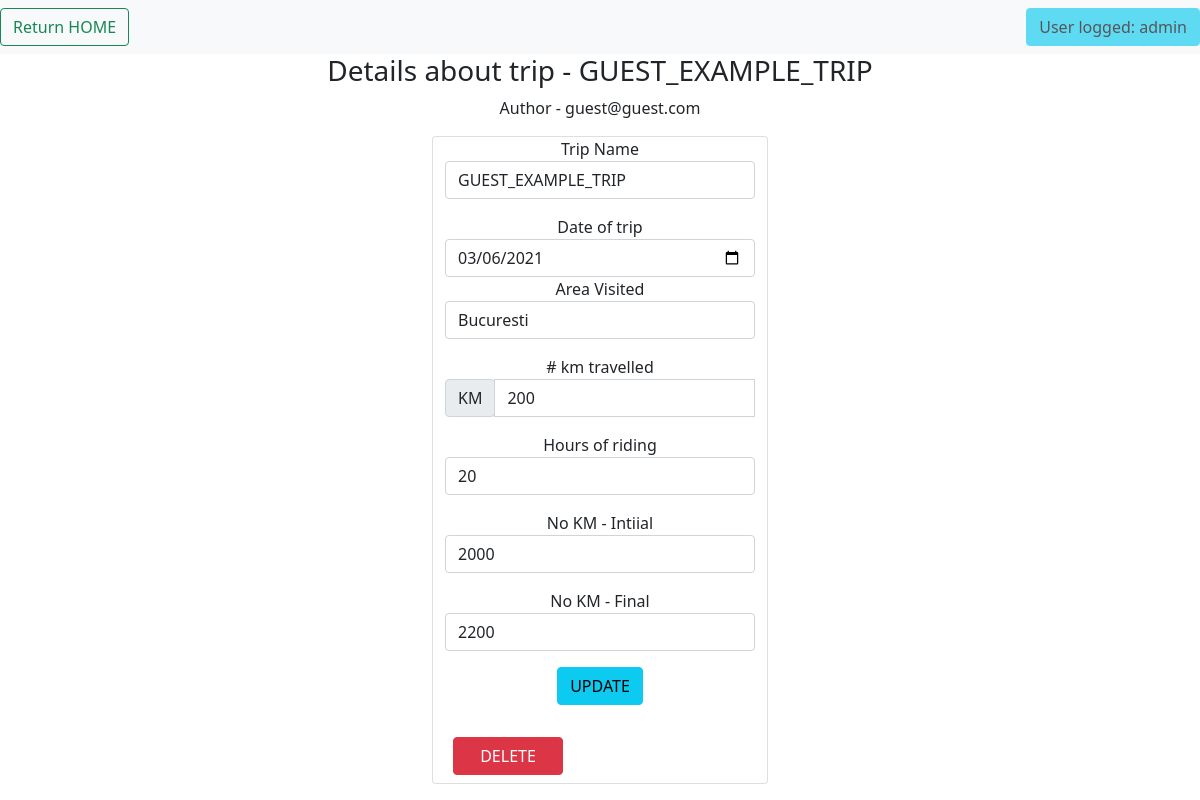
The app's page /trip/GUEST_EXAMPLE_TRIP (signed in) with its own data.
### application/models.py (models this page shows, shortened)
class TripRecords(db.Model):
    __tablename__ = 'TripRecords'
    id = db.Column(db.Integer, primary_key=True)
    trip_name = db.Column(db.String(100))
    trip_date = db.Column(db.Date)
    area_name = db.Column(db.String(50))
    km_travelled = db.Column(db.Integer)
    h_travelled = db.Column(db.Integer)
    km_initial = db.Column(db.Integer)
    km_final = db.Column(db.Integer)
    added_by = db.Column(db.String(100))

### application/routes.py (the view)
@app.route('/trip/<trip_name>')
@login_required
def detailed_trip(trip_name):
    if session['logged_user'] != app.config['ADMIN_USER']:
        found_trip = TripRecords.query.filter_by(trip_name=trip_name, added_by=session['logged_user']).first()
    else:
        found_trip = TripRecords.query.filter_by(trip_name=trip_name).first()
    return render_template('detailed_trip.html', detailed_trip=found_trip,
                           crr_user=session['logged_user'].split('@')[0])

### application/routes.py (called while the page is built)
@loginMan.user_loader
def load_user(email):
    return Riders.query.filter_by(email=email).first()

### application/templates/detailed_trip.html (shortened to what this page needs)
{% extends 'trips_common.html' %}
{%block trip_details%}
<div class="text=center">
    <h3>Details about trip - {{detailed_trip.trip_name}}</h3>
    <p>Author - {{detailed_trip.added_by}}</p>
</div>
<div class="text-center container pb-1" style="width: 30%">
    <div class="card text-center container ml-2" style="width: 100%;">
        <form action="{{url_for('update_existing_trip', rider_email=detailed_trip.added_by,
                                    trip_name=detailed_trip.trip_name)}}" method="POST" class="needs-validation"
              novalidate>
            <div class="form-row">
                <div class="col-md mb-3">
                    <label for="validationCustom01">Trip Name</label>
                    <input type="text" class="form-control" id="validationCustom01" name="new_trip_name"
                           placeholder="e.g. My Nice Trip" value="{{detailed_trip.trip_name}}"
                           required>
                </div>
                <div>
                    <label for="validationCustom01">Date of trip</label>
                    <input type="date" class="form-control" id="validationCustom011" name="new_trip_date"
                           placeholder="e.g. 23/04/1992" value="{{detailed_trip.trip_date}}"
                           required>
                </div>
                <div class="col-md mb-3">
                    <label for="validationCustom02">Area Visited</label>
                    <input type="text" class="form-control" id="validationCustom02" name="new_area_name"
                           placeholder="e.g. Valea Prahovei" value="{{detailed_trip.area_name}}"
                           required>
                </div>
                <div class="col-md mb-3">
                    <label for="validationCustomUsername"># km travelled</label>
                    <div class="input-group">
                        <div class="input-group-prepend">
                            <span class="input-group-text" id="inputGroupPrepend">KM</span>
                        </div>
                        <input type="number" class="form-control" id="validationCustomUsername" name="new_km_travelled"
                               placeholder="e.g. 777" value="{{detailed_trip.km_travelled}}"
                               aria-describedby="inputGroupPrepend" required>
                    </div>
                </div>
            </div>
            <div class="form-row">
                <div class="col-md mb-3">
                    <label for="validationCustom03">Hours of riding</label>
                    <input type="number" class="form-control" id="validationCustom03" name="new_hours_riding"
                           placeholder="e.g 2" value="{{detailed_trip.h_travelled}}" required>
                </div>
                <div class="col-md mb-3">
                    <label for="validationCustom04">No KM - Intiial</label>
                    <input type="number" class="form-control" id="validationCustom04" name="new_km_initial"
                           placeholder="e.g. 31200" value="{{detailed_trip.km_initial}}" required>
                </div>
                <div class="col-md mb-3">
                    <label for="validationCustom05">No KM - Final</label>
                    <input type="number" class="form-control" id="validationCustom05" name="new_km_final"
                           placeholder="e.g. 31520" value="{{detailed_trip.km_final}}" required>
                </div>
            </div>
            <button class="btn btn-info mb-4" name="update_trip" type="submit" value="tripUpdate">UPDATE</button>
        </form>
        <a href="{{url_for('delete_trip', rider_email = detailed_trip.added_by, trip_name=detailed_trip.trip_name)}}"
           class="btn btn-danger m-2" style="width: 110px">DELETE</a>
    </div>
</div>
{%endblock%}

### records on screen
TripRecords: trip_name "GUEST_EXAMPLE_TRIP", added_by "guest@guest.com", new_trip_name "GUEST_EXAMPLE_TRIP", new_trip_date "03/06/2021", new_area_name "Bucuresti", new_km_travelled "200", new_hours_riding "20", new_km_initial "2000", new_km_final "2200"

### other values on screen
{{ crr_user }} "admin"
